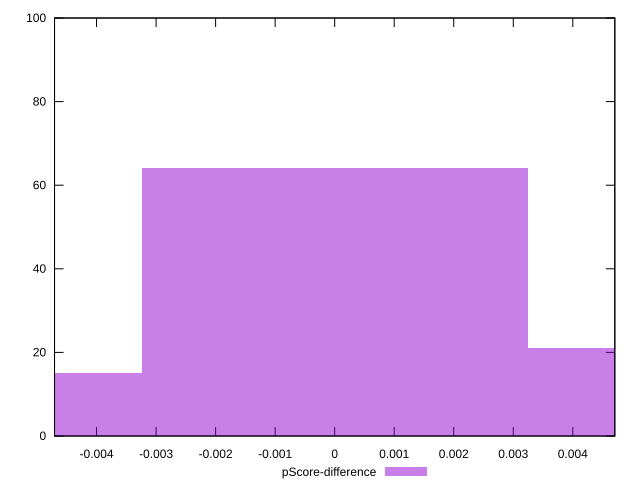

Write gnuplot code to recreate this figure.
reset

$pScoreDifference <<EOF
0 64
-0.006483745528589597 15
0.006483745528589597 21
EOF

set key outside below
set boxwidth 0.006483745528589597
set xrange [-0.004705882352941226:0.004705882352941185]
set yrange [0:100]
set trange [0:100]
set style fill transparent solid 0.5 noborder
set terminal svg size 640, 490 enhanced background rgb 'white'
set output "report_00009_2021-02-08T22-37-41.559Z/uses-text-compression/samples/pages+cached/pScore-difference/histogram.svg"

plot $pScoreDifference title "pScore-difference" with boxes

reset
